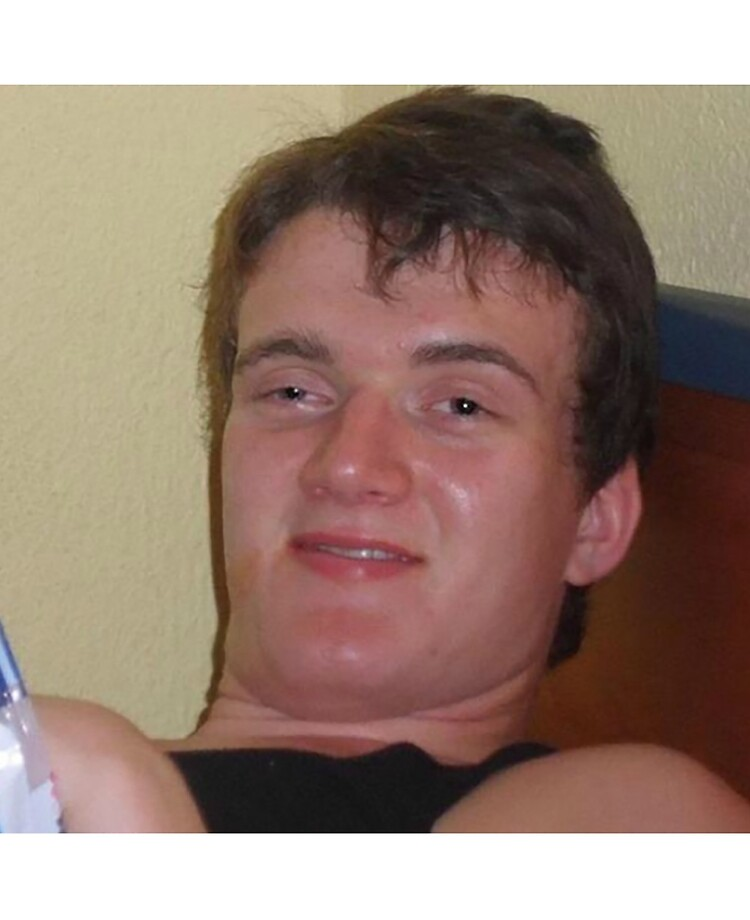
#> input picture Python/Course/TP2/high man.jpg, 750 x 920 px
$ python draw.py
#> lines starting #> are read from the running program, lines starting #| are printed output that depends on the picture
import cv2

def resize(img, scale_percent:float) -> None:
    width = int(img.shape[1] * scale_percent / 100)
    height = int(img.shape[0] * scale_percent / 100)
    dimension =  width, height

    resized = cv2.resize(img, dimension, interpolation = cv2.INTER_AREA)
    return resized

def draw_high_man(path: str = './high man.jpg'):
#> called with path = './high man.jpg'
    img = cv2.imread(path)
#> img is the input picture: shape (920, 750, 3); mean B, G, R 120.4, 132.3, 154.8
    image_gray = cv2.cvtColor(img, cv2.COLOR_BGR2GRAY)
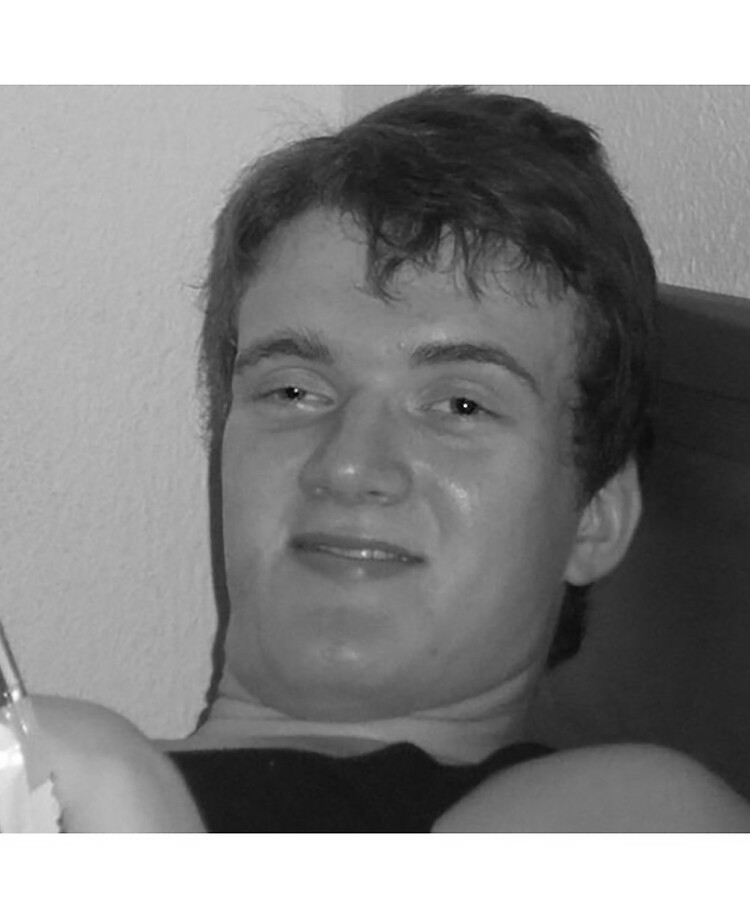
#> image_gray: shape (920, 750); min 0, max 255, mean 137.6
    image_invert = cv2.bitwise_not(image_gray)
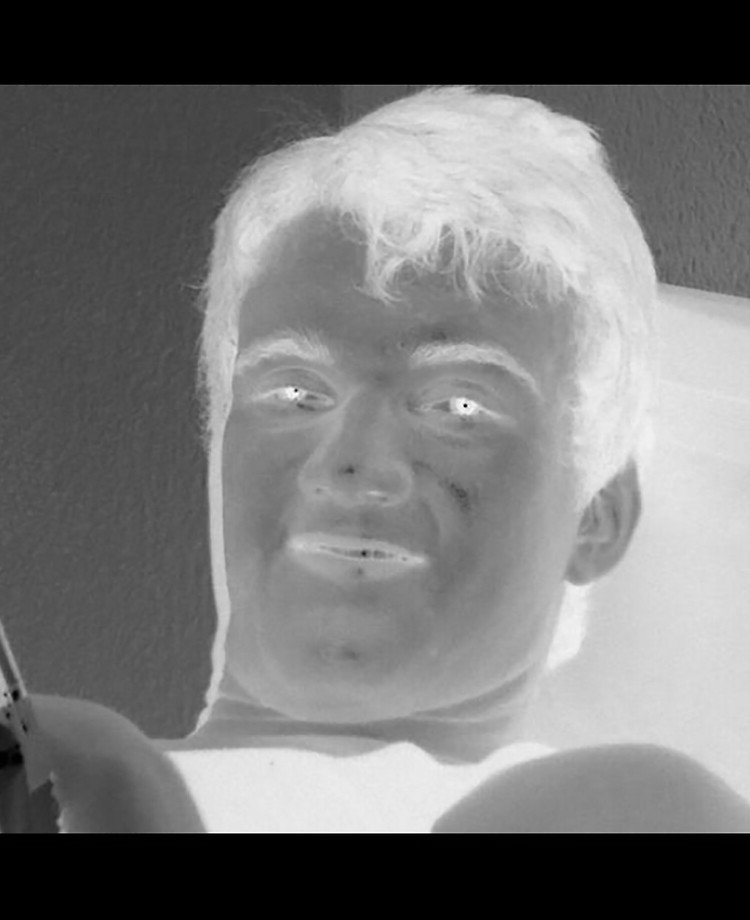
#> image_invert: shape (920, 750); min 0, max 255, mean 117.4
    image_smoothing = cv2.GaussianBlur(image_invert, (21, 21), sigmaX=0, sigmaY=0)
    pencil_sketch = cv2.divide(image_gray, 255 - image_smoothing, scale=256)
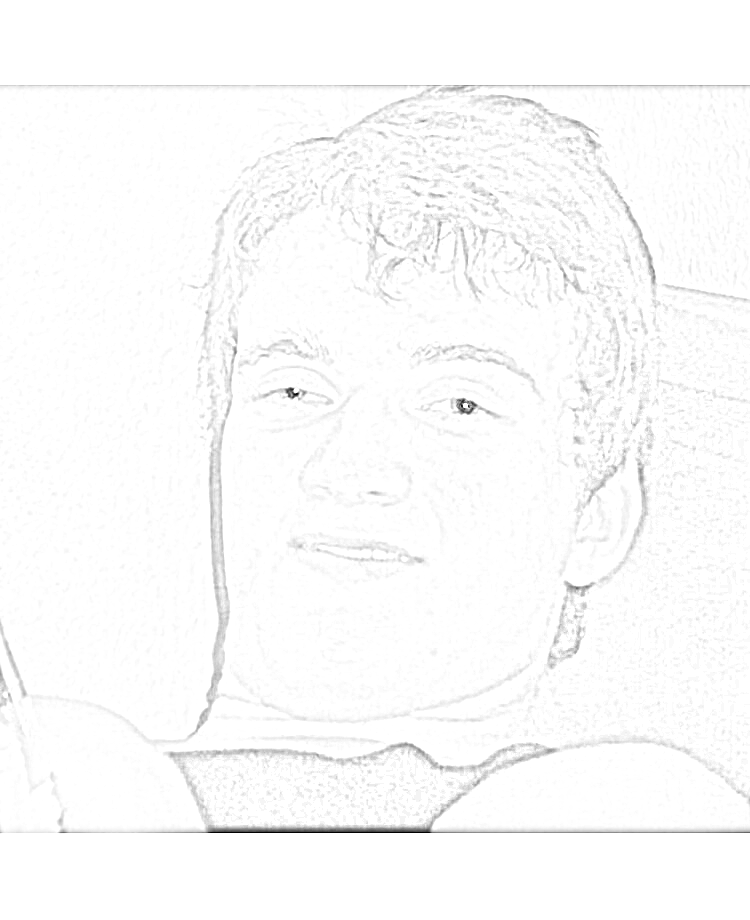
#> pencil_sketch: shape (920, 750); min 0, max 255, mean 251.2

    cv2.imshow('image', resize(img, 20))
    cv2.imshow('image_gray', resize(image_gray, 20))
    cv2.imshow('image_invert', resize(image_invert, 20))
    cv2.imshow('image_smoothing', resize(image_smoothing, 20))
    cv2.imshow('pencil_sketch', resize(pencil_sketch, 20))

    cv2.waitKey()
    cv2.destroyAllWindows()

draw_high_man()
